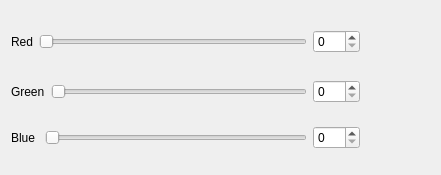
<?xml version="1.0" encoding="UTF-8"?>
<ui version="4.0">
 <class>ColorSelect</class>
 <widget class="QWidget" name="ColorSelect">
  <property name="geometry">
   <rect>
    <x>0</x>
    <y>0</y>
    <width>441</width>
    <height>175</height>
   </rect>
  </property>
  <property name="windowTitle">
   <string>ColorSelect</string>
  </property>
  <layout class="QGridLayout" name="gridLayout">
   <item row="0" column="0">
    <widget class="QLabel" name="Red">
     <property name="text">
      <string>Red</string>
     </property>
    </widget>
   </item>
   <item row="0" column="1" colspan="3">
    <widget class="QSlider" name="redslider">
     <property name="maximum">
      <number>255</number>
     </property>
     <property name="orientation">
      <enum>Qt::Horizontal</enum>
     </property>
    </widget>
   </item>
   <item row="0" column="4">
    <widget class="QSpinBox" name="redbox">
     <property name="maximum">
      <number>255</number>
     </property>
    </widget>
   </item>
   <item row="0" column="5" rowspan="2">
    <widget class="QWidget" name="displaywidget" native="true">
     <property name="minimumSize">
      <size>
       <width>64</width>
       <height>64</height>
      </size>
     </property>
     <property name="autoFillBackground">
      <bool>true</bool>
     </property>
    </widget>
   </item>
   <item row="1" column="0" colspan="3">
    <widget class="QLabel" name="Green">
     <property name="text">
      <string>Green</string>
     </property>
    </widget>
   </item>
   <item row="1" column="3">
    <widget class="QSlider" name="greenslider">
     <property name="maximum">
      <number>255</number>
     </property>
     <property name="orientation">
      <enum>Qt::Horizontal</enum>
     </property>
    </widget>
   </item>
   <item row="1" column="4">
    <widget class="QSpinBox" name="greenbox">
     <property name="maximum">
      <number>255</number>
     </property>
    </widget>
   </item>
   <item row="2" column="0" colspan="2">
    <widget class="QLabel" name="Blue">
     <property name="text">
      <string>Blue</string>
     </property>
    </widget>
   </item>
   <item row="2" column="2" colspan="2">
    <widget class="QSlider" name="blueslider">
     <property name="maximum">
      <number>255</number>
     </property>
     <property name="orientation">
      <enum>Qt::Horizontal</enum>
     </property>
    </widget>
   </item>
   <item row="2" column="4">
    <widget class="QSpinBox" name="bluebox">
     <property name="maximum">
      <number>255</number>
     </property>
    </widget>
   </item>
  </layout>
 </widget>
 <layoutdefault spacing="6" margin="11"/>
 <resources/>
 <connections>
  <connection>
   <sender>redslider</sender>
   <signal>valueChanged(int)</signal>
   <receiver>redbox</receiver>
   <slot>setValue(int)</slot>
   <hints>
    <hint type="sourcelabel">
     <x>247</x>
     <y>39</y>
    </hint>
    <hint type="destinationlabel">
     <x>333</x>
     <y>47</y>
    </hint>
   </hints>
  </connection>
  <connection>
   <sender>redbox</sender>
   <signal>valueChanged(int)</signal>
   <receiver>redslider</receiver>
   <slot>setValue(int)</slot>
   <hints>
    <hint type="sourcelabel">
     <x>347</x>
     <y>33</y>
    </hint>
    <hint type="destinationlabel">
     <x>272</x>
     <y>33</y>
    </hint>
   </hints>
  </connection>
  <connection>
   <sender>greenslider</sender>
   <signal>valueChanged(int)</signal>
   <receiver>greenbox</receiver>
   <slot>setValue(int)</slot>
   <hints>
    <hint type="sourcelabel">
     <x>178</x>
     <y>92</y>
    </hint>
    <hint type="destinationlabel">
     <x>338</x>
     <y>89</y>
    </hint>
   </hints>
  </connection>
  <connection>
   <sender>greenbox</sender>
   <signal>valueChanged(int)</signal>
   <receiver>greenslider</receiver>
   <slot>setValue(int)</slot>
   <hints>
    <hint type="sourcelabel">
     <x>340</x>
     <y>98</y>
    </hint>
    <hint type="destinationlabel">
     <x>225</x>
     <y>98</y>
    </hint>
   </hints>
  </connection>
  <connection>
   <sender>blueslider</sender>
   <signal>valueChanged(int)</signal>
   <receiver>bluebox</receiver>
   <slot>setValue(int)</slot>
   <hints>
    <hint type="sourcelabel">
     <x>202</x>
     <y>129</y>
    </hint>
    <hint type="destinationlabel">
     <x>337</x>
     <y>133</y>
    </hint>
   </hints>
  </connection>
  <connection>
   <sender>bluebox</sender>
   <signal>valueChanged(int)</signal>
   <receiver>blueslider</receiver>
   <slot>setValue(int)</slot>
   <hints>
    <hint type="sourcelabel">
     <x>341</x>
     <y>141</y>
    </hint>
    <hint type="destinationlabel">
     <x>185</x>
     <y>143</y>
    </hint>
   </hints>
  </connection>
 </connections>
</ui>
